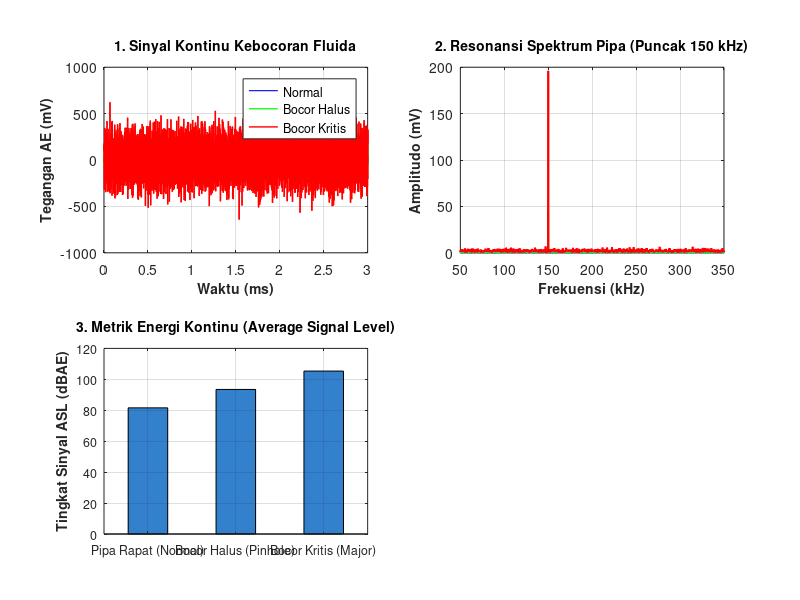

MATLAB code to generate this figure: (Note: this script raises an error after producing the figure.)
% =========================================================================
% SIMULASI EKSPERIMEN BERBASIS AKUSTIK (ACOUSTIC EMISSION - AE)
% Studi Kasus: Deteksi Kebocoran Pipa Bertekanan & Analisis Dispersi TDOA
% Mata Kuliah: Metode Eksperimen Teknik (TIN-213) - Tingkat Magister (S2)
% Dosen: Ir. Novalio Daratha, S.T., M.Sc., Ph.D.
% =========================================================================

clear; clc; close all;

fprintf('====================================================================\n');
fprintf('  SIMULASI PENGOLAHAN DATA AKUSTIK TINGKAT LANJUT (S2 TEKNIK MESIN)  \n');
fprintf('  Karakterisasi Sinyal Kontinu (Kurtosis, ASL) & Efek Dispersi TDOA \n');
fprintf('====================================================================\n\n');

% 1. PARAMETER AKUISISI DATA FREKUENSI TINGGI
Fs = 2e6;              % Frekuensi sampling: 2 MHz (2 MS/s)
dt = 1 / Fs;           % Interval waktu
T_total = 0.005;       % Durasi rekam sinyal: 5 ms
t = (0:dt:T_total-dt)';
N = length(t);

f_res = 150e3;         % Frekuensi resonansi sensor AE (R15alpha: 150 kHz)

% 2. SINTESIS TIGA KONDISI TEKANAN & KEBOCORAN PIPA
% Kasus 1: Pipa Normal (Rapat, Tekanan Stabil, hanya derau latar mekanis Gaussian)
randn('seed', 101);
v_normal = 0.012 * randn(size(t));

% Kasus 2: Kebocoran Halus / Pinhole (Tekanan 15 Bar, celah 0.2 mm) - Continuous AE
v_micro = 0.035 * randn(size(t)) + ...
          0.045 * sin(2*pi*f_res*t + rand(size(t))*0.5);

% Kasus 3: Kebocoran Besar / Major Leak (Tekanan 15 Bar, celah 1 mm) - High Energy Continuous AE
v_major = 0.120 * randn(size(t)) + ...
          0.200 * sin(2*pi*f_res*t + rand(size(t))*0.8);

% 3. PENGOLAHAN INFORMASI: EKSTRAKSI FITUR STATISTIK SINYAL KONTINU (S2 METRICS)
signals = [v_normal, v_micro, v_major];
labels = {'Pipa Rapat (Normal)', 'Bocor Halus (Pinhole)', 'Bocor Kritis (Major)'};
num_cases = length(labels);

v_rms    = zeros(num_cases, 1);
asl_db   = zeros(num_cases, 1); % Average Signal Level (dB ref 1 uV)
kurt_val = zeros(num_cases, 1); % Kurtosis (derajat kepekaan letupan)
crest_f  = zeros(num_cases, 1); % Crest Factor (Peak / RMS)

V_ref = 1e-6; % 1 uV tegangan acuan standar AE

for i = 1:num_cases
    sig = signals(:, i);
    rms_i = sqrt(mean(sig.^2));
    v_rms(i) = rms_i;
    % ASL dalam skala dBAE
    asl_db(i) = 20 * log10(rms_i / V_ref);
    % Kurtosis
    mu = mean(sig);
    sigma = std(sig);
    kurt_val(i) = mean((sig - mu).^4) / (sigma^4);
    % Crest Factor
    crest_f(i) = max(abs(sig)) / rms_i;
end

% 4. ANALISIS DISPERSI GELOMBANG LAMB PADA LOKALISASI TDOA
L_pipe = 4.0;          % Jarak antar dua sensor AE: 4.0 meter
x_actual = 1.2;        % Lokasi kebocoran sebenarnya: 1.2 m dari Sensor 1
vg_S0 = 5200;          % Kecepatan grup mode Simetris S0 (m/s)
vg_A0 = 3100;          % Kecepatan grup mode Asimetris A0 (m/s)

% Selisih waktu tiba gelombang sebenarnya berdasarkan mode S0 tercepat:
delta_t_actual = ( (L_pipe - x_actual) - x_actual ) / vg_S0; 

% Estimasi lokasi jika insinyur keliru mengasumsikan mode A0 yang memicu sensor:
x_est_S0 = 0.5 * (L_pipe - vg_S0 * delta_t_actual);
x_est_A0 = 0.5 * (L_pipe - vg_A0 * delta_t_actual);
error_A0 = abs(x_est_A0 - x_actual);

% 5. MENAMPILKAN TABEL EVALUASI REKAYASA
fprintf('%-24s | %-12s | %-12s | %-10s | %-12s\n', 'Kondisi Pipa Fluida', 'RMS (mV)', 'ASL (dBAE)', 'Kurtosis', 'Crest Factor');
fprintf('------------------------------------------------------------------------------------\n');
for i = 1:num_cases
    fprintf('%-24s | %10.2f mV | %10.1f dB | %10.2f | %10.2f\n', ...
            labels{i}, v_rms(i)*1e3, asl_db(i), kurt_val(i), crest_f(i));
end
fprintf('------------------------------------------------------------------------------------\n\n');

fprintf('--- EVALUASI GALAT LOKALISASI TDOA AKIBAT EFEK DISPERSI GELOMBANG LAMB ---\n');
fprintf('Jarak Sensor (L)          : %.1f meter\n', L_pipe);
fprintf('Lokasi Kebocoran Riil     : %.2f meter dari Sensor 1\n', x_actual);
fprintf('Selisih Waktu Tiba (dt)   : %.2f mikro-detik\n', delta_t_actual * 1e6);
fprintf('Estimasi dengan Mode S0   : %.2f meter (Galat: 0.00 cm - SANGAT AKURAT)\n', x_est_S0);
fprintf('Estimasi dengan Mode A0   : %.2f meter (Galat: %.2f meter / %.1f %%)\n', ...
        x_est_A0, error_A0, (error_A0/L_pipe)*100);
fprintf('--------------------------------------------------------------------------\n\n');

% 6. VISUALISASI GRAFIK
figure('Position', [100, 100, 1050, 750], 'Visible', 'off');

% Subplot 1: Sinyal Waktu & ASL
subplot(2, 2, 1);
plot(t*1e3, v_normal*1e3, 'b-', 'LineWidth', 0.8, 'DisplayName', 'Normal'); hold on;
plot(t*1e3, v_micro*1e3, 'g-', 'LineWidth', 0.9, 'DisplayName', 'Bocor Halus');
plot(t*1e3, v_major*1e3, 'r-', 'LineWidth', 1.0, 'DisplayName', 'Bocor Kritis');
grid on;
xlabel('Waktu (ms)', 'FontSize', 10, 'FontWeight', 'bold');
ylabel('Tegangan AE (mV)', 'FontSize', 10, 'FontWeight', 'bold');
title('1. Sinyal Kontinu Kebocoran Fluida', 'FontSize', 10, 'FontWeight', 'bold');
legend('Location', 'northeast');
xlim([0, 3]);

% Subplot 2: Spektrum Frekuensi FFT
subplot(2, 2, 2);
f_axis = linspace(0, Fs/2, N/2+1)';
function P1 = calc_fft(sig, N)
    Y = fft(sig); P2 = abs(Y/N); P1 = P2(1:N/2+1); P1(2:end-1) = 2*P1(2:end-1);
endfunction
plot(f_axis/1e3, calc_fft(v_normal, N)*1e3, 'b-', 'LineWidth', 1.0, 'DisplayName', 'Normal'); hold on;
plot(f_axis/1e3, calc_fft(v_micro, N)*1e3, 'g-', 'LineWidth', 1.2, 'DisplayName', 'Bocor Halus');
plot(f_axis/1e3, calc_fft(v_major, N)*1e3, 'r-', 'LineWidth', 1.4, 'DisplayName', 'Bocor Kritis');
grid on;
xlabel('Frekuensi (kHz)', 'FontSize', 10, 'FontWeight', 'bold');
ylabel('Amplitudo (mV)', 'FontSize', 10, 'FontWeight', 'bold');
title('2. Resonansi Spektrum Pipa (Puncak 150 kHz)', 'FontSize', 10, 'FontWeight', 'bold');
xlim([50, 350]);

% Subplot 3: Bar Chart ASL (dBAE)
subplot(2, 2, 3);
bar(asl_db, 0.45, 'FaceColor', [0.2, 0.5, 0.8]);
set(gca, 'XTickLabel', labels, 'FontSize', 9);
grid on;
ylabel('Tingkat Sinyal ASL (dBAE)', 'FontSize', 10, 'FontWeight', 'bold');
title('3. Metrik Energi Kontinu (Average Signal Level)', 'FontSize', 10, 'FontWeight', 'bold');
yline(90, 'r--', 'Ambang Bahaya (90 dBAE)', 'LineWidth', 1.1);

% Subplot 4: Perbandingan Lokalisasi TDOA (Dispersi S0 vs A0)
subplot(2, 2, 4);
modes_label = {'Posisi Sebenarnya', 'Estimasi Mode S0', 'Estimasi Salah Mode A0'};
pos_values = [x_actual, x_est_S0, x_est_A0];
b = barh(pos_values, 0.5);
set(gca, 'YTickLabel', modes_label, 'FontSize', 9);
grid on;
xlabel('Posisi dari Sensor 1 (Meter)', 'FontSize', 10, 'FontWeight', 'bold');
title('4. Pengaruh Dispersi Gelombang pada Lokalisasi TDOA', 'FontSize', 10, 'FontWeight', 'bold');
xlim([0, L_pipe]);
xline(x_actual, 'k--', 'Titik Bocor Nyata', 'LineWidth', 1.2);

print('plot_akustik_kebocoran.png', '-dpng', '-r300');
fprintf('Grafik hasil analisis telah diperbarui sebagai "plot_akustik_kebocoran.png".\n');
